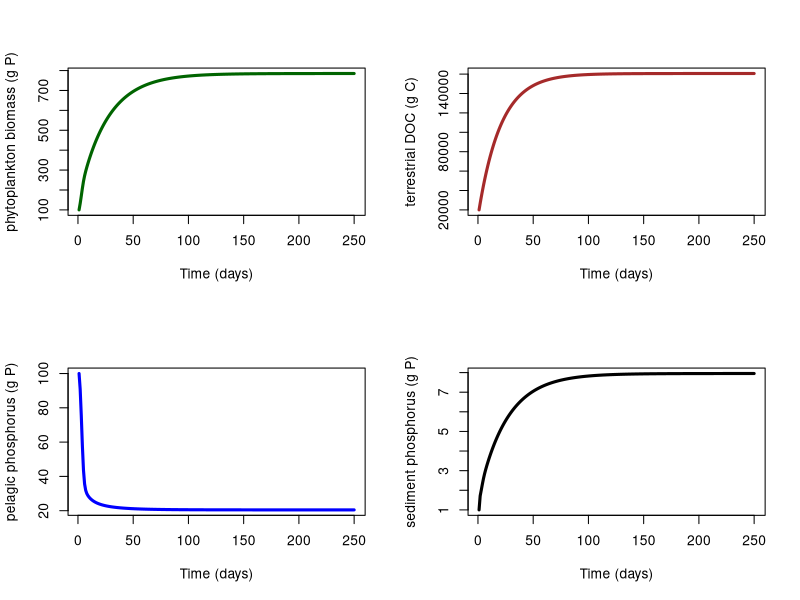

This chart was generated by the following R code:
## Using Carly's GRFP Model (rates v. fates + Diehl pelagic GPP, but has sediment P state variable) as a starting place
## biggest issue currently is that it assumes well-mixed water column
## also ignores labile v. recalcitrant C

rm(list=ls())

library(deSolve)

# define the model

#state variables
# C - terrestrial dissolved organic carbon [g C]
# A - phytoplankton phosphorus [g P]
# P - pelagic bioavailable phosphorus [g P]
# S - sediment bioavailable phosphorus [g P]

# parameters
#kbg - contribution of water to light attenuation coefficient [?]; -0.05 this needs to be checked with Patrick
#kc - DOC contribution to light attenuation coefficient [?]; 0.00000042
#ka - phytoplankton contribution to light attenuation coefficient [?]; 0.000015
#I0 - incoming light [uE]; 300
#Cprecip - concentration of DOC in precipitation [g C m-3]; 1
#Pprecip - concentration of phosphorus in precipitation [g P m-3]; 0.005
#d - decay rate of DOC [day-1]; 0.01
#pa - max growth rate of phytoplankton [day-1]; 1
#ha - half saturation constant for light for phytoplankton [uE]; 100
#ma - half saturation constant for bioavailable phosphorus [g P m-3]; 0.003
#la - phytoplankton mortality rate [day-1]; 0.1
#r - settling rate of phytoplankton [m day-1]; 0.1
#ap - sediment phosphorus release rate [m day-1]; 0.05
#b - rate of permenant burial of sediment phosphorus [day-1]; 0.001

#Al - lake area [m2]; 1e4
#Ac - catchment area [m2]; 1e6
#zmax - lake max and mean depth (assuming cylindrical lake) [m]; 2
#zsed - depth of the active layer of sediments [m]; 0.01
#Cin - concentration of DOC in stream [g C m-3]; 10
#Pin - concentration of phospohrus in stream [g P m-3]; 0.040
#map - mean annual precipitation for the lake catchment [m yr-1]; 0.8
#ec - evapotranspiration rate of the lake catchment [m day-1]; 0.0014
#el - evaporation rate from the lake; [m day-1]; 0.0025

tstep=function(t, y, parms) {
  with(as.list(c(y,parms)),{
  
    ###### Intermediate calculations
    V=Al*zmax  # lake volume [m3]
    Vsed=Al*zsed  # volume of active lake sediments [m3]
    precip=map/365  # daily precipitation [m d-1]
    Qin=(precip - ec)*Ac  # watershed hydrologic input [m3 d-1]
    Qprecip=precip*Al  # water input from direct precipitation [m3 d-1]
    Qout=Qin + (precip-el)*Al  # outflow through lake outlet [m3 d-1]
    Qevap=el*Al  # water loss via evaporation [m3 d-1]
    
    kd=kbg + (kc*C) + (ka*A)  # light attenuation coefficient of lake water [m-1] 
    Izmax=I0*exp(-kd*zmax)  # light available at bottom of the lake [uE]
  
    ###### Differential equations
    dC=(Qin*Cin) - ((C/V)*Qout) + (Qprecip*Cprecip) - d*C  # terrestrial dissolved organic carbon pool [g C]
    dA=(((pa/(kd*zmax))*log((ha+I0)/(ha+Izmax))*((P/V)/((P/V)+ma))) - la - (r/zmax) - (Qout/V))*A  # phytoplankton pool [g P]
    dP=(Qin*Pin) - ((P/V)*Qout) + (Qprecip*Pprecip) - ((pa/(kd*zmax))*log((ha+I0)/(ha+Izmax))*((P/V)/((P/V)+ma)))*A + (la*A) + ((ap/zmax)*((S/Vsed)-(P/V)))*V  # dissolved bioavailable phosphorus pool [g P]
    dS=(r/zmax)*A - ((ap/zmax)*((S/Vsed)-(P/V)))*V - b*S  # bioavailable sediment phosphorus pool [g P]
    
    return(list(c(dC=dC, dA=dA, dP=dP, dS=dS)))
  })
}

###### defining initial states, parameters, and time over which to solve
x0=c(C=1*10000*2, A=0.005*10000*2, P=0.005*10000*2, S=1)
parms=c(kbg=-0.05, kc=0.00000042, ka=0.000015, I0=300, zmax=2, Cin=10, Cprecip=1, d=0.01, pa=1, ha=100,
        ma=0.003, la=0.1, r=0.1, Pin=0.040, Pprecip=0.005, ap=0.05, b=0.001, map=0.8, 
        ec=0.0014, Al=10000, el=0.0025, zsed=0.01, Ac=1000000)
times=1:250

###### simulate and plot results
run=ode(y = x0, times = times, func = tstep, parms = parms, method = "lsoda")

dev.new()
par(mfrow=c(2,2))
plot(run[,1], run[,3], type = 'l', lwd=3,col='darkgreen',xlab='Time (days)', ylab='phytoplankton biomass (g P)')
plot(run[,1],run[,2],type='l',lwd=3,col='brown',xlab='Time (days)',ylab='terrestrial DOC (g C)')
plot(run[,1],run[,4],type='l',lwd=3,col='blue',xlab='Time (days)',ylab='pelagic phosphorus (g P)')
plot(run[,1],run[,5],type='l',lwd=3,col='black',xlab='Time (days)',ylab='sediment phosphorus (g P)')
